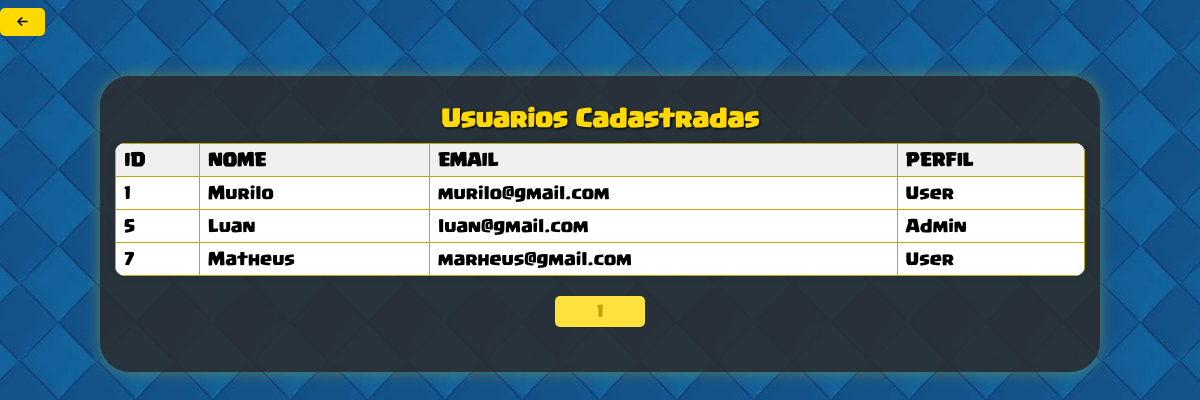
Screenshot of /usuarios/listar-usuario/listar-usuario.php (signed in) with the database file from the repository.
### tables this page shows
CREATE TABLE `usuario` (
  `id` int NOT NULL AUTO_INCREMENT,
  `nome` varchar(20) NOT NULL,
  `perfil` varchar(50) NOT NULL DEFAULT 'User',
  `email` varchar(50) NOT NULL,
  `senha` varchar(255) DEFAULT NULL,
  PRIMARY KEY (`id`)
);

### src/Repositorio/UsuarioRepositorio.php (called while the page is built, shortened)
<?php
    class UsuarioRepositorio
    {
        private PDO $pdo;
        public function __construct(PDO $pdo)
        {
            $this->pdo = $pdo;
        }
        private function formarObjeto(array $dados): Usuario
        {
            return new Usuario((int)$dados['id'], $dados['email'], $dados['senha'], $dados['nome'], $dados['perfil']);
        }
        public function contarTodos()
        {
            $sql = "SELECT COUNT(*) FROM usuario";
            $stmt = $this->pdo->query($sql);
            return (int) $stmt->fetchColumn();
        }
        public function buscarPaginado(int $limite, int $offset): array
        {
            $sql = "SELECT id, email, perfil, nome, senha FROM usuario LIMIT :limite OFFSET :offset";
            $stmt = $this->pdo->prepare($sql);
            $stmt->bindValue(':limite', $limite, PDO::PARAM_INT);
            $stmt->bindValue(':offset', $offset, PDO::PARAM_INT);
            $stmt->execute();
            $resultados = $stmt->fetchAll(PDO::FETCH_ASSOC);
            return array_map(fn($dados) => $this->formarObjeto($dados), $resultados);
        }
    }
?>

### src/paginacao.php (called while the page is built)
<?php
class Paginacao
{
    private int $totalItens;
    private int $itensPorPagina;
    private int $paginaAtual;
    public function __construct(int $totalItens, int $itensPorPagina, int $paginaAtual)
    {
        $this->totalItens = $totalItens;
        $this->itensPorPagina = $itensPorPagina;
        $this->paginaAtual = max(1, $paginaAtual);
    }
    public function getOffset(): int
    {
        return ($this->paginaAtual - 1) * $this->itensPorPagina;
    }
    public function getLimite(): int
    {
        return $this->itensPorPagina;
    }
    public function getTotalPaginas(): int
    {
        return (int) ceil($this->totalItens / $this->itensPorPagina);
    }
    public function getPaginaAtual(): int
    {
        return $this->paginaAtual;
    }
}
?>

### src/Modelo/usuario.php (called while the page is built, shortened)
<?php
class Usuario
{
    private int $id;
    private string $email;
    private string $nome;
    private string $perfil;
    public function __construct(int $id, string $email, string $senha, string $nome, string $perfil)
    {
        $this->id = $id;
        $this->email = $email;
        $this->nome = $nome;
        $this->perfil = $perfil;
    }
    public function getId(): int
    {
        return $this->id;
    }
    public function getEmail(): string
    {
        return $this->email;
    }
    public function getNome(): string
    {
        return $this->nome;
    }
    public function getPerfil(): string
    {
        return $this->perfil;
    }
}
?>

### usuarios/listar-usuario/listar-usuario.php (the view, shortened to what this page needs)
<?php
require __DIR__ . "/../../src/conexao-bd.php";
require_once __DIR__ . '/../../src/Repositorio/UsuarioRepositorio.php';
require_once __DIR__ . '/../../src/Modelo/usuario.php';
require __DIR__ . "/../../src/paginacao.php";
$climite = 15;
$paginaAtual = isset($_GET['pagina']) ? (int) $_GET['pagina'] : 1;
$usuarioRepositorio = new UsuarioRepositorio($pdo);
$totalUsuarios = $usuarioRepositorio->contarTodos();
$paginacao = new Paginacao($totalUsuarios, $climite, $paginaAtual);
$usuarios = $usuarioRepositorio->buscarPaginado($paginacao->getLimite(), $paginacao->getOffset());
?>
<!DOCTYPE html>
<html lang="pt-br">
<head>
    <link rel="stylesheet" href="https://cdnjs.cloudflare.com/ajax/libs/font-awesome/6.4.0/css/all.min.css" />
    <link rel="stylesheet" href="../../css/listar.css" />
</head>
<body>
    <form action="../../administrar/administrar-usuario.php">
        <button type="submit" id="botao-menu"><i class="fas fa-arrow-left"></i></button>
    </form>
    <div class="container-formulario">
        <div class="formulario">
            <h1 class="titulo">Usuarios Cadastradas</h1>
            <div class="tabela">
                <table>
                    <thead>
                        <tr>
                            <th>ID</th>
                            <th>Nome</th>
                            <th>Email</th>
                            <th>Perfil</th>
                        </tr>
                    </thead>
                    <tbody>
                        <?php foreach ($usuarios as $usuario): ?>
                            <tr>
                                <td><?= htmlspecialchars($usuario->getId()) ?></td>
                                <td><?= htmlspecialchars($usuario->getNome()) ?></td>
                                <td><?= htmlspecialchars($usuario->getEmail()) ?></td>
                                <td><?= htmlspecialchars($usuario->getPerfil()) ?></td>
                            </tr>
                        <?php endforeach; ?>
                    </tbody>
                </table>
                <div class="paginacao" style="text-align:center; margin-top: 20px;">
                    <?php for ($i = 1; $i <= $paginacao->getTotalPaginas(); $i++): ?>
                        <?php if ($i === $paginacao->getPaginaAtual()): ?>
                            <strong><?= $i ?></strong>
                        <?php else: ?>
                            <a href="?pagina=<?= $i ?>" class="botao-pagina"><?= $i ?></a>
                        <?php endif; ?>
                    <?php endfor; ?>
                </div>
            </div>
        </div>
    </div>
</body>
</html>

### css/listar.css (style rules this page uses)
html, body { height: 100%; margin: 0; padding: 0; overflow: hidden; background-position: center; background-image: url("../img/fundo-section.jpg"); font-family: fonteClash, sans-serif; color: rgb(255, 217, 0); font-size: 12px; }
.container-formulario { max-width: 1000px; width: 90%; margin: 40px auto; padding: 15px; background-color: rgba(44, 44, 44, 0.85); border-radius: 30px; color: rgb(255, 217, 0); box-shadow: 0 0 15px rgba(255, 217, 0, 0.3); box-sizing: border-box; display: flex; flex-direction: column; }
#botao-menu { margin: 8px 0; width: 45px; height: 28px; font-size: 12px; display: flex; justify-content: center; align-items: center; background-color: rgb(255, 217, 0); color: black; border: none; border-radius: 5px; cursor: pointer; flex-shrink: 0; }
.titulo { font-family: fonteClash; font-size: 20px; margin-bottom: 10px; text-align: center; color: rgb(255, 217, 0); text-shadow: 1px 1px 3px #000; flex-shrink: 0; }
table { width: 100%; min-width: 550px; border-collapse: collapse; font-family: fonteClash; font-size: 14px; color: #000000; background-color: #ffffff; border-radius: 10px; overflow: hidden; box-shadow: 0 0 8px rgba(0, 0, 0, 0.1); }
th, td { border: 1px solid rgb(192, 165, 11); padding: 6px 8px; text-align: left; vertical-align: middle; color: #000000; white-space: nowrap; }
th { background-color: #f0f0f0; font-weight: 900; text-transform: uppercase; }
.paginacao { margin-top: 20px; margin-bottom: 30px; text-align: center; display: flex; flex-wrap: wrap; justify-content: center; gap: 8px; white-space: normal; overflow-x: visible; }
.paginacao a.botao-pagina, .paginacao strong { padding: 6px 12px; background-color: rgb(255, 226, 62); color: rgb(192, 165, 11); border-radius: 5px; text-decoration: none; font-family: fonteClash; font-weight: bold; transition: background-color 0.3s ease; font-size: 13px; display: inline-block; min-width: 90px; text-align: center; box-sizing: border-box; }

### rows the page displays
usuario: id "1", nome "Murilo", email "murilo@gmail.com", perfil "User"
usuario: id "5", nome "Luan", email "luan@gmail.com", perfil "Admin"
usuario: id "7", nome "Matheus", email "marheus@gmail.com", perfil "User"
